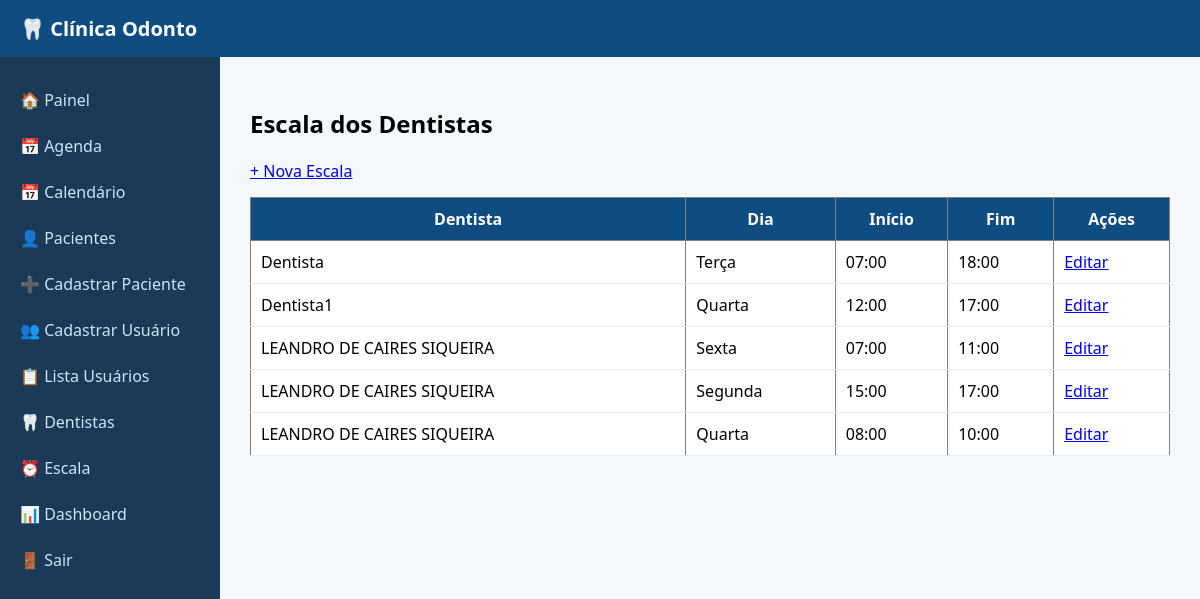
/escala (signed in), run on an earlier commit of the app's database.
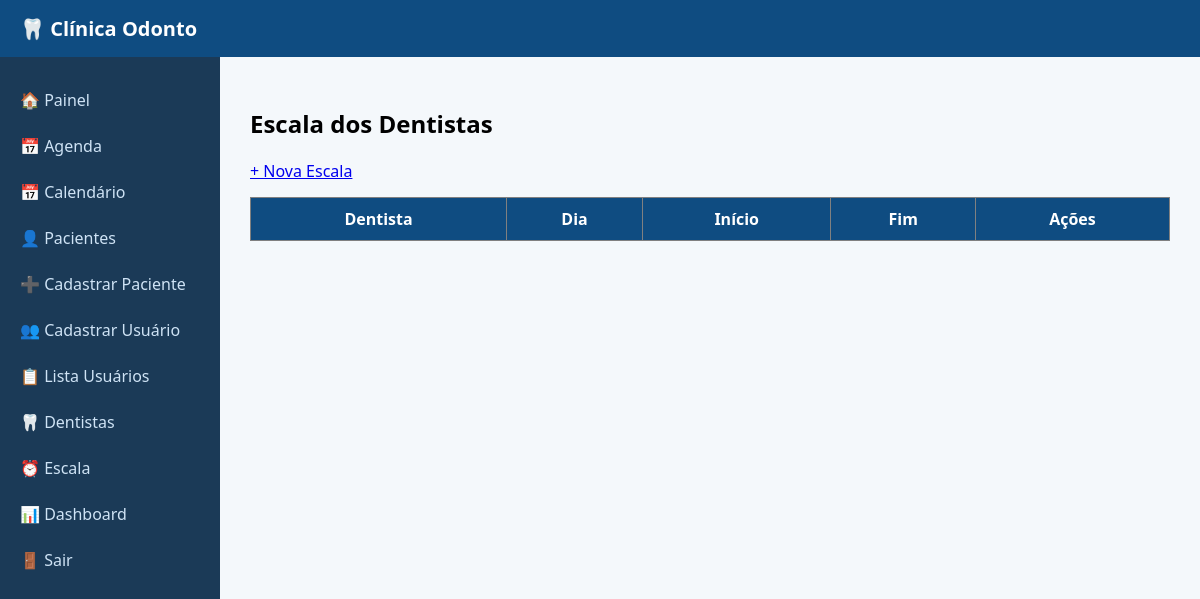
And on a later commit of the database.
### tables this page shows
CREATE TABLE escala_dentistas (
            id INTEGER PRIMARY KEY AUTOINCREMENT,
            dentista_id INTEGER,
            dia_semana TEXT,
            hora_inicio TEXT,
            hora_fim TEXT
        );

CREATE TABLE usuarios (
            id INTEGER PRIMARY KEY AUTOINCREMENT,
            nome TEXT,
            email TEXT UNIQUE,
            senha TEXT,
            tipo TEXT,
            especialidade TEXT,
            cro TEXT
        );

### routes/consultas.py (the view)
@consultas.route('/escala')
@tipo_required(['master', 'admin'])
def escala():
    conn = get_db_connection()
    lista_escala = conn.execute('''
        SELECT e.*, u.nome as dentista_nome
        FROM escala_dentistas e
        LEFT JOIN usuarios u ON u.id = e.dentista_id
    ''').fetchall()
    conn.close()
    return render_template('escala.html', escala=lista_escala)

### routes/consultas.py (called while the page is built)
def get_db_connection():
    conn = sqlite3.connect('database.db')
    conn.row_factory = sqlite3.Row
    return conn

### routes/utils.py (called while the page is built)
def tipo_required(tipos_permitidos):
    def decorator(func):
        @wraps(func)
        def wrapper(*args, **kwargs):
            if 'usuario_tipo' not in session:
                return redirect('/login')
            if session['usuario_tipo'] not in tipos_permitidos:
                return "<h1>Acesso negado</h1>"
            return func(*args, **kwargs)
        return wrapper
    return decorator

### templates/escala.html
{% extends "base.html" %}
{% block content %}
<h2>Escala dos Dentistas</h2>
<a href="/escala/nova">+ Nova Escala</a>
<table border="1">
<tr>
    <th>Dentista</th>
    <th>Dia</th>
    <th>Início</th>
    <th>Fim</th>
    <th>Ações</th>
</tr>
{% for e in escala %}
<tr>
    <td>{{ e.dentista_nome }}</td>
    <td>{{ e.dia_semana }}</td>
    <td>{{ e.hora_inicio }}</td>
    <td>{{ e.hora_fim }}</td>
    <td>
        <a href="/escala/editar/{{ e.id }}">Editar</a>
    </td>
</tr>
{% endfor %}
</table>
{% endblock %}

What changed in the data, as far as the page shows it:
removed escala_dentistas: dentista_nome "Dentista", dia_semana "Terça", hora_inicio "07:00", hora_fim "18:00"
removed escala_dentistas: dentista_nome "Dentista1", dia_semana "Quarta", hora_inicio "12:00", hora_fim "17:00"
removed escala_dentistas: dentista_nome "LEANDRO DE CAIRES SIQUEIRA", dia_semana "Sexta", hora_inicio "07:00", hora_fim "11:00"
removed escala_dentistas: dentista_nome "LEANDRO DE CAIRES SIQUEIRA", dia_semana "Segunda", hora_inicio "15:00", hora_fim "17:00"
removed escala_dentistas: dentista_nome "LEANDRO DE CAIRES SIQUEIRA", dia_semana "Quarta", hora_inicio "08:00", hora_fim "10:00"
